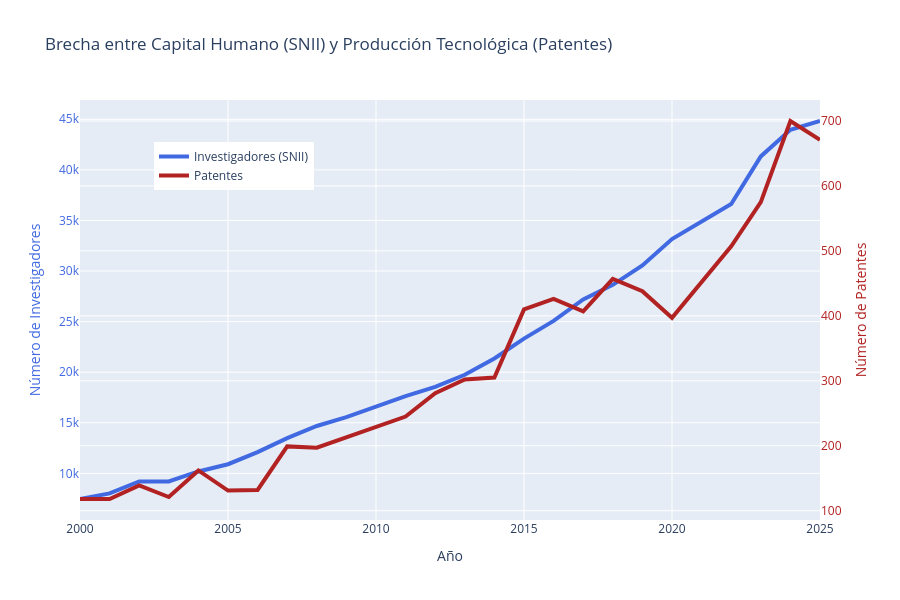

Source (notebook cell):
### Code cell
figura = go.Figure()

figura.add_trace(go.Scatter(
       x = investigadores_y_patentes['Año'], 
       y = investigadores_y_patentes['No_de_investigadores_reconocidos_por_el_snii'],
       name = "Investigadores (SNII)",
       line = dict(color='royalblue', width = 4)
))

figura.add_trace(go.Scatter(
       x = investigadores_y_patentes['Año'], 
       y = investigadores_y_patentes['no_patentes'],
       name = "Patentes",
       yaxis = "y2",
       line = dict(color = 'firebrick', width = 4)
))

figura.update_layout(
       title = 'Brecha entre Capital Humano (SNII) y Producción Tecnológica (Patentes)',
       xaxis = dict(title=dict(text='Año')),
       yaxis = dict(
           title = dict(
               text = 'Número de Investigadores',
               font = dict(color = "royalblue")
           ),
           tickfont = dict(color = "royalblue")
       ),
       yaxis2 = dict(
           title = dict(
               text = 'Número de Patentes',
               font = dict(color = "firebrick")
           ),
           tickfont = dict(color = "firebrick"),
           overlaying = 'y',
           side = 'right'
       ),
       legend = dict(x = 0.1, y = 0.9),
       width = 900,
       height = 600
)

figura.show()

### Figure 1 — Plotly figure (JSON) as saved in the notebook; plotly's stock layout.template omitted (floating-point values rounded to 4 significant figures)
{"data": [{"line": {"color": "royalblue", "width": 4}, "name": "Investigadores (SNII)", "type": "scatter", "x": [2000, 2001, 2002, 2003, 2004, 2005, 2006, 2007, 2008, 2009, 2010, 2011, 2012, 2013, 2014, 2015, 2016, 2017, 2018, 2019, 2020, 2022, 2023, 2024, 2025], "y": [7466, 8018, 9199, 9199, 10189, 10904, 12096, 13485, 14681, 15565, 16598, 17639, 18555, 19747, 21360, 23316, 25073, 27187, 28633, 30548, 33165, 36624, 41333, 43969, 44831]}, {"line": {"color": "firebrick", "width": 4}, "name": "Patentes", "type": "scatter", "x": [2000, 2001, 2002, 2003, 2004, 2005, 2006, 2007, 2008, 2009, 2010, 2011, 2012, 2013, 2014, 2015, 2016, 2017, 2018, 2019, 2020, 2022, 2023, 2024, 2025], "y": [118, 118, 139, 121, 162, 131, 132, 199, 197, 213, 229, 245, 281, 302, 305, 410, 426, 407, 457, 438, 397, 507, 575, 700, 671], "yaxis": "y2"}], "layout": {"height": 600, "legend": {"x": 0.1, "y": 0.9}, "title": {"text": "Brecha entre Capital Humano (SNII) y Producción Tecnológica (Patentes)"}, "width": 900, "xaxis": {"title": {"text": "Año"}}, "yaxis": {"tickfont": {"color": "royalblue"}, "title": {"font": {"color": "royalblue"}, "text": "Número de Investigadores"}}, "yaxis2": {"overlaying": "y", "side": "right", "tickfont": {"color": "firebrick"}, "title": {"font": {"color": "firebrick"}, "text": "Número de Patentes"}}}}
